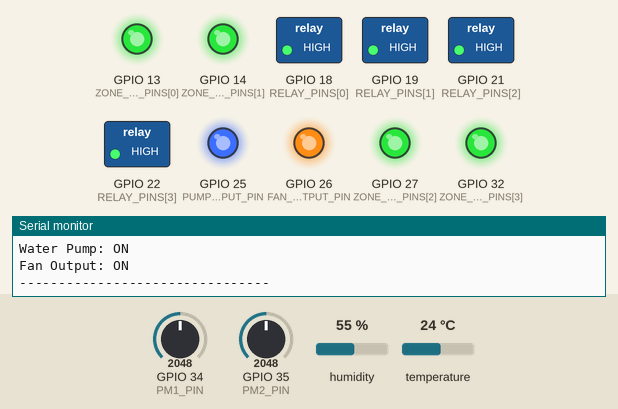
A sketch run on a simulated ESP32. Shown: switched loads named in the sketch (green lamp = pin HIGH), output pins drawn as LEDs (lit = HIGH), the last lines printed to the serial monitor. The inputs (shaded band) are chosen by the test bench; at power-on: GPIO 34 (PM1_PIN) = 2048, GPIO 35 (PM2_PIN) = 2048, humidity 55 %, temperature 24 °C.

Above: at 2.8 s.
2.9 s: GPIO 34 (PM1_PIN) set to 1994
At 4.7 s:
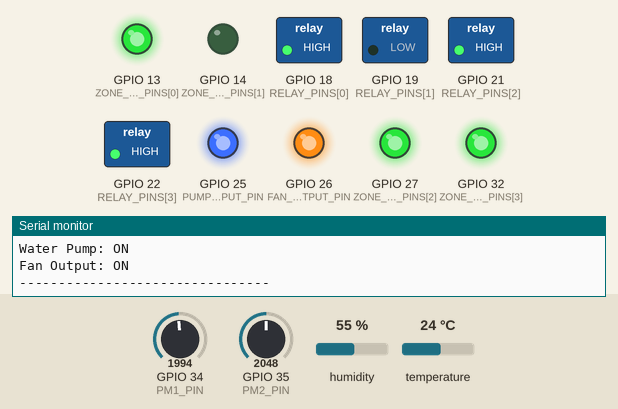
5.6 s: GPIO 35 (PM2_PIN) set to 1974
At 7.4 s:
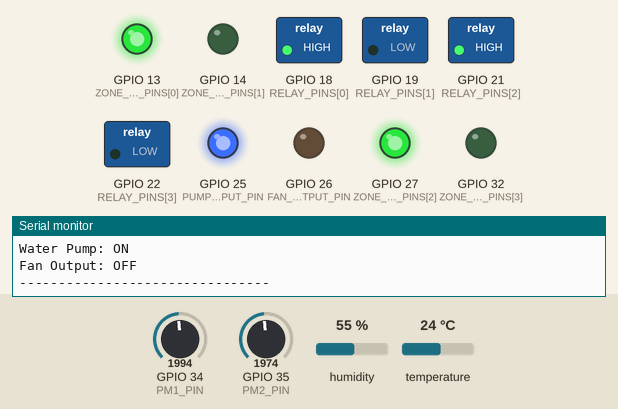
8.3 s: GPIO 35 (PM2_PIN) set to 1160
11.3 s: GPIO 35 (PM2_PIN) set to 1024
At 12.9 s:
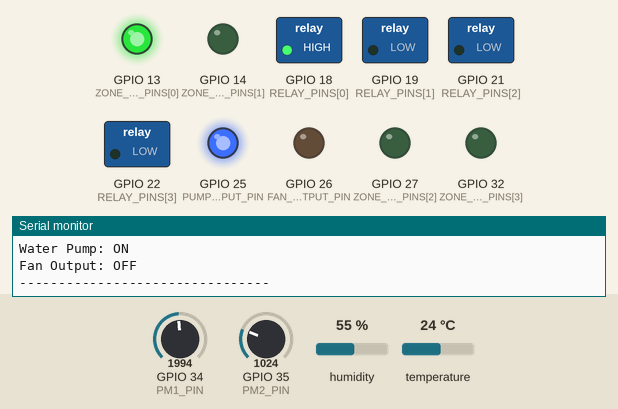
14.0 s: GPIO 34 (PM1_PIN) set to 122
At 15.6 s:
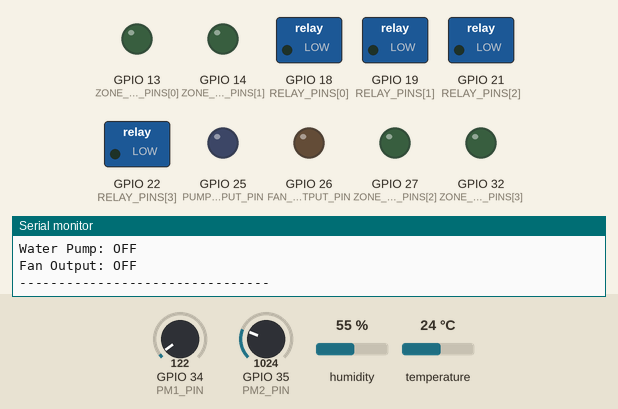
16.7 s: GPIO 34 (PM1_PIN) set to 2866
At 19.6 s:
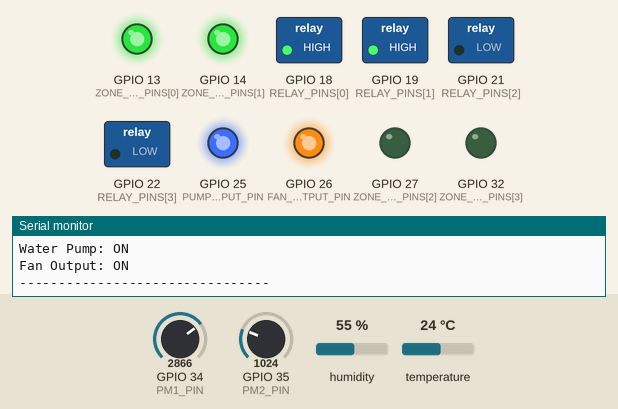
Timing chart, 0 to 20.8 s (numbered marks = the images above; inputs shaded):
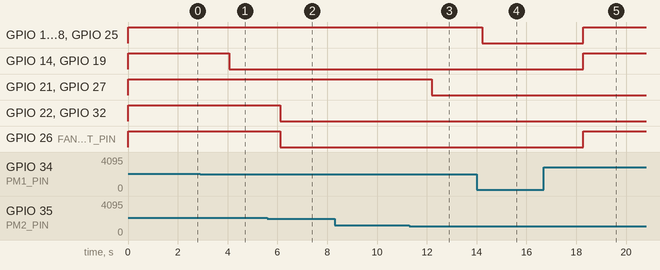

The sketch:

sketch.ino
```cpp
#include "DHTesp.h"

// Analog inputs stand in for two PMS5003 boundary sensors.
constexpr uint8_t PM1_PIN = 34;
constexpr uint8_t PM2_PIN = 35;
constexpr uint8_t DHT_PIN = 15;
constexpr int PM_SIMULATED_MAX_UG_M3 = 150;

// Demo thresholds only; tune with measured site data before real deployment.
constexpr int PM_MODERATE_THRESHOLD = 40;
constexpr int PM_HIGH_THRESHOLD = 75;

const uint8_t RELAY_PINS[4] = {18, 19, 21, 22};  // Four single-channel relay modules
const uint8_t ZONE_LED_PINS[4] = {13, 14, 27, 32};
constexpr uint8_t PUMP_OUTPUT_PIN = 25;
constexpr uint8_t FAN_OUTPUT_PIN = 26;

enum ControlMode { AUTO_MODE, MANUAL_MODE };
ControlMode controlMode = AUTO_MODE;

DHTesp weatherSensor;
bool zoneActive[4] = {false, false, false, false};
bool fanOutputActive = false;

int readSimulatedPm(uint8_t pin) {
  const int raw = analogRead(pin);  // ESP32 ADC: 0–4095
  return map(raw, 0, 4095, 0, PM_SIMULATED_MAX_UG_M3);
}

void setZone(uint8_t zone, bool active) {
  zoneActive[zone] = active;
  digitalWrite(RELAY_PINS[zone], active ? HIGH : LOW);
  digitalWrite(ZONE_LED_PINS[zone], active ? HIGH : LOW);
}

void setAllZones(bool active) {
  for (uint8_t zone = 0; zone < 4; zone++) setZone(zone, active);
}

void updateAutomaticControl(int pm1, int pm2) {
  const bool sensor1Moderate = pm1 >= PM_MODERATE_THRESHOLD;
  const bool sensor2Moderate = pm2 >= PM_MODERATE_THRESHOLD;
  const bool sensor1High = pm1 >= PM_HIGH_THRESHOLD;
  const bool sensor2High = pm2 >= PM_HIGH_THRESHOLD;

  // Sensor 1 protects the first site edge (Zones 1–2); Sensor 2 protects the opposite edge (Zones 3–4).
  setZone(0, sensor1Moderate);
  setZone(1, sensor1High);
  setZone(2, sensor2Moderate);
  setZone(3, sensor2High);
  fanOutputActive = sensor1High || sensor2High;
}

void handleSerialCommands() {
  while (Serial.available() > 0) {
    const char command = Serial.read();
    if (command == 'a' || command == 'A') {
      controlMode = AUTO_MODE;
      Serial.println("AUTO MODE selected");
    } else if (command == 'm' || command == 'M') {
      controlMode = MANUAL_MODE;
      fanOutputActive = false;
      Serial.println("MANUAL / TEST MODE selected");
      Serial.println("Send 1-4 to toggle a zone, 0 to clear zones, or F to test the fan.");
    } else if (controlMode == MANUAL_MODE && command >= '1' && command <= '4') {
      const uint8_t zone = static_cast<uint8_t>(command - '1');
      setZone(zone, !zoneActive[zone]);
    } else if (controlMode == MANUAL_MODE && command == '0') {
      setAllZones(false);
      fanOutputActive = false;
    } else if (controlMode == MANUAL_MODE && (command == 'f' || command == 'F')) {
      fanOutputActive = !fanOutputActive;
    }
  }
}

void applyAccessoryOutputs() {
  const bool anyZoneActive = zoneActive[0] || zoneActive[1] || zoneActive[2] || zoneActive[3];
  digitalWrite(PUMP_OUTPUT_PIN, anyZoneActive ? HIGH : LOW);
  digitalWrite(FAN_OUTPUT_PIN, fanOutputActive ? HIGH : LOW);
}

const char* riskLabel(int pm1, int pm2) {
  const int peakPm = max(pm1, pm2);
  if (peakPm >= PM_HIGH_THRESHOLD) return "HIGH";
  if (peakPm >= PM_MODERATE_THRESHOLD) return "ELEVATED";
  return "LOW";
}

const char* predictedZone(int pm1, int pm2) {
  const bool sensor1Moderate = pm1 >= PM_MODERATE_THRESHOLD;
  const bool sensor2Moderate = pm2 >= PM_MODERATE_THRESHOLD;
  const bool sensor1High = pm1 >= PM_HIGH_THRESHOLD;
  const bool sensor2High = pm2 >= PM_HIGH_THRESHOLD;

  if (sensor1High && sensor2High) return "Zones 1-4";
  if (sensor1High && sensor2Moderate) return "Zones 1-2 + 3";
  if (sensor2High && sensor1Moderate) return "Zone 1 + Zones 3-4";
  if (sensor1Moderate && sensor2Moderate) return "Zones 1 + 3";
  if (sensor1Moderate) return sensor1High ? "Zones 1-2" : "Zone 1";
  if (sensor2Moderate) return sensor2High ? "Zones 3-4" : "Zone 3";
  return "None";
}

void printStatus(int pm1, int pm2, const TempAndHumidity& weather) {
  Serial.println("\nDustTwin System Status");
  Serial.printf("Mode: %s\n", controlMode == AUTO_MODE ? "AUTO" : "MANUAL / TEST");
  Serial.printf("PM Sensor 1 (sim): %d ug/m3\n", pm1);
  Serial.printf("PM Sensor 2 (sim): %d ug/m3\n", pm2);
  Serial.printf("Temperature: %.1f C\n", weather.temperature);
  Serial.printf("Humidity: %.1f %%\n", weather.humidity);
  Serial.printf("Boundary Risk: %s\n", riskLabel(pm1, pm2));
  Serial.printf("Predicted Zone: %s\n", controlMode == AUTO_MODE ? predictedZone(pm1, pm2) : "Manual test");

  for (uint8_t zone = 0; zone < 4; zone++) {
    Serial.printf("Zone %u: %s\n", zone + 1, zoneActive[zone] ? "ACTIVE" : "OFF");
  }
  const bool pumpOn = zoneActive[0] || zoneActive[1] || zoneActive[2] || zoneActive[3];
  Serial.printf("Water Pump: %s\n", pumpOn ? "ON" : "OFF");
  Serial.printf("Fan Output: %s\n", fanOutputActive ? "ON" : "OFF");
  Serial.println("--------------------------------");
}

void setup() {
  Serial.begin(115200);
  weatherSensor.setup(DHT_PIN, DHTesp::DHT22);

  for (uint8_t zone = 0; zone < 4; zone++) {
    pinMode(RELAY_PINS[zone], OUTPUT);
    pinMode(ZONE_LED_PINS[zone], OUTPUT);
    setZone(zone, false);
  }
  pinMode(PUMP_OUTPUT_PIN, OUTPUT);
  pinMode(FAN_OUTPUT_PIN, OUTPUT);
  digitalWrite(PUMP_OUTPUT_PIN, LOW);
  digitalWrite(FAN_OUTPUT_PIN, LOW);

  Serial.println();
  Serial.println("DustTwin System Started");
  Serial.println("AUTO MODE | Send A for auto, M for manual test");
}

void loop() {
  handleSerialCommands();

  const int pm1 = readSimulatedPm(PM1_PIN);
  const int pm2 = readSimulatedPm(PM2_PIN);
  const TempAndHumidity weather = weatherSensor.getTempAndHumidity();

  if (controlMode == AUTO_MODE) updateAutomaticControl(pm1, pm2);
  applyAccessoryOutputs();
  printStatus(pm1, pm2, weather);
  delay(2000);
}
```

Measured:
- the behaviour switches between 2048 and 2047 on GPIO 34 (PM1_PIN) (found by bisection; images 0 and 1)
- the behaviour switches between 2048 and 2047 on GPIO 35 (PM2_PIN) (found by bisection; images 1 and 2)
- the behaviour switches between 1092 and 1091 on GPIO 35 (PM2_PIN) (found by bisection; images 2 and 3)
- after the input at 2.9 s, GPIO 14 (ZONE_LED_PINS[1]), GPIO 19 (RELAY_PINS[1]): HIGH → LOW after 1.2 s
- after the input at 5.6 s, GPIO 22 (RELAY_PINS[3]), GPIO 26 (FAN_OUTPUT_PIN), GPIO 32 (ZONE_LED_PINS[3]): HIGH → LOW after 0.50 s
- after the input at 11.3 s, GPIO 21 (RELAY_PINS[2]), GPIO 27 (ZONE_LED_PINS[2]): HIGH → LOW after 0.90 s
- after the input at 14.0 s, GPIO 13 (ZONE_LED_PINS[0]), GPIO 18 (RELAY_PINS[0]), GPIO 25 (PUMP_OUTPUT_PIN): HIGH → LOW after 0.23 s
- after the input at 16.7 s, GPIO 13 (ZONE_LED_PINS[0]), GPIO 14 (ZONE_LED_PINS[1]), GPIO 18 (RELAY_PINS[0]), GPIO 19 (RELAY_PINS[1]), GPIO 25 (PUMP_OUTPUT_PIN), GPIO 26 (FAN_OUTPUT_PIN): LOW → HIGH after 1.6 s
